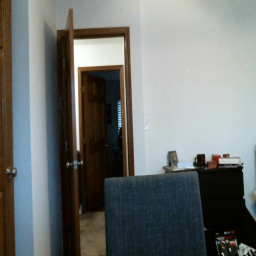
#> input picture background/background_10.png, 256 x 256 px; its folder holds 4 pictures in this run; the run also reads 1 picture not shown here
$ python -i background_subtraction.py   (imports and definitions only)
#> lines starting #> are read from the running program, lines starting #| are printed output that depends on the picture
import numpy as np
import os
import glob
import scipy
import cv2
import matplotlib.pyplot as plt
from PIL import Image
from PIL import ImageFilter

def load_background_video(grayscale=False):
#> called with grayscale = False
    filelist = glob.glob(os.path.join('background','background_*.png'))
    if grayscale:
        background = np.array([np.array(cv2.GaussianBlur(cv2.cvtColor(cv2.imread(fname), cv2.COLOR_BGR2GRAY), (5,5), 0)) for fname in filelist])
    else:
        background = np.array([np.array(cv2.GaussianBlur(cv2.imread(fname), (5,5), 0)) for fname in filelist])
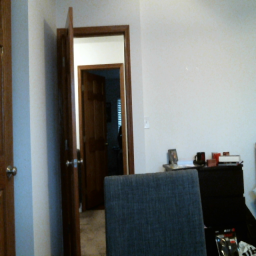
#> input picture background/background_20.png, 256 x 256 px
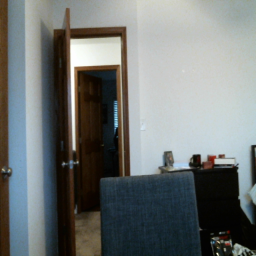
#> input picture background/background_26.png, 256 x 256 px
    mean = np.mean(background, axis=0)
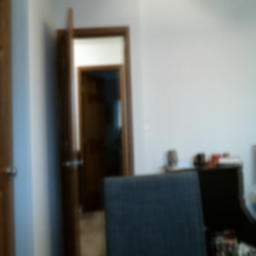
#> mean: shape (256, 256, 3) float64; mean of channels 0, 1, 2 114.5, 115.9, 112; drawn as B, G, R
    std = np.std(background, axis=0)
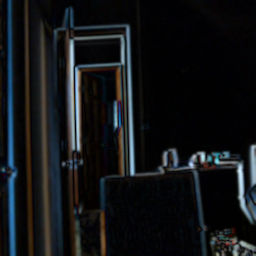
#> std: shape (256, 256, 3) float64; mean of channels 0, 1, 2 7.5, 6.8, 6.2; drawn with min black and max white

    return background, mean, std

def background_subtract(sample,background_mean,background_std,threshold=20, grayscale=False):

    blur_sample = cv2.GaussianBlur(sample,(5,5),0)

    if grayscale:
        gray_sample = cv2.cvtColor(blur_sample, cv2.COLOR_BGR2GRAY)
        background_mask = np.sqrt(np.square(gray_sample - mean)/ np.square(std)) < threshold
        gray_sample[background_mask] = 0
        return gray_sample
    else:
        background_mask = np.sqrt(np.sum((np.square(blur_sample - mean)),axis=2)) < threshold
        sample[background_mask] = 0
        return sample


# [6 lines of commented-out code are left out]

>>> result = load_background_video()
